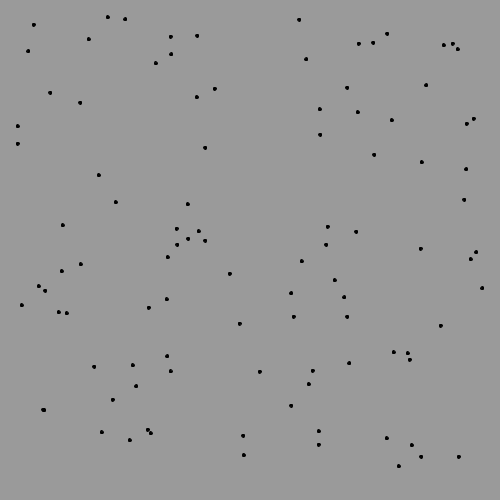
Frame 1 (no input)
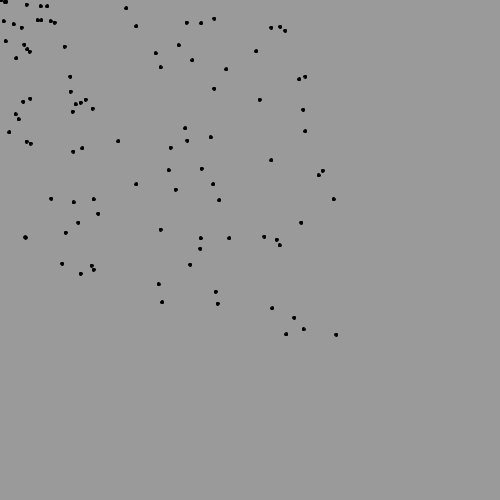
Frame 60 (the mouse pressed at the canvas centre just before this capture)
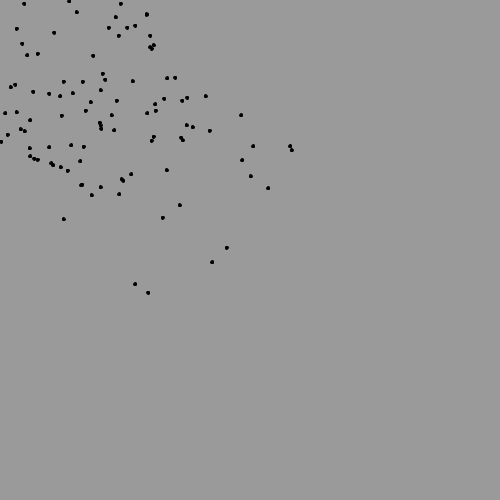
Frame 120 (the mouse held since frame 60 and released just before this capture)

The Processing sketch that drew these frames (run headless with seeded random() and noise(); from frame 60 on, the mouse is pressed at the canvas centre):

// Processing sketch: Main
// ── Main.pde
ArrayList<Ball> balls = new ArrayList<Ball>();

void setup(){
  size(500,500);
  for(int i = 0;i < 100;i++){
    balls.add(new Ball());
  }
}

void draw(){
  background(154);
  for(int i = 0;i < balls.size();i++){
    balls.get(i).show();
    balls.get(i).update();
    balls.get(i).bounce();
  }
}
// ── Ball.pde
public class Ball{
  PVector pos;
  PVector vel;
  PVector acc;
  int radius;
    
  Ball(){
    this.pos = new PVector(random(10,width-10),random(10,height-10));
    this.vel = new PVector(0,0);
    this.acc = new PVector(0,0);
    this.radius = 3;
  }
  
  public void update(){
    PVector mouse = new PVector(mouseX,mouseY);
    mouse.sub(pos);
    mouse.setMag(0.1);
    acc = mouse;
    
    vel.add(acc);
    pos.add(vel);
    vel.limit(5);
  }
  
  public void bounce(){
    if(this.pos.x - this.radius/2 <= 0 || this.pos.x + this.radius > width){
      this.vel.x = -this.vel.x;
    }
     if(this.pos.y - this.radius/2 <= 0 || this.pos.y + this.radius > width){
      this.vel.y = -this.vel.y;
    }
  }
  
  public void show(){
    fill(0);
    ellipse(this.pos.x,this.pos.y,this.radius,this.radius);
  }
  
}
